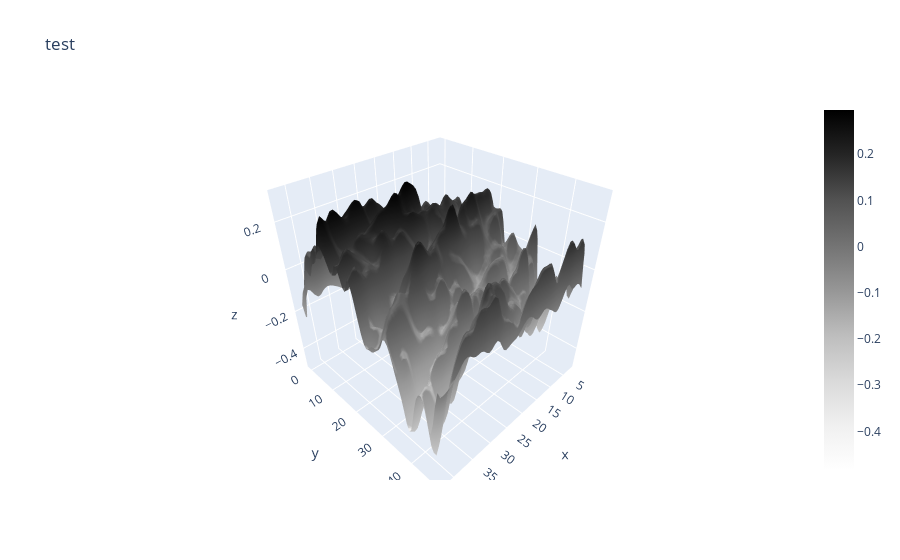

Notebook source saved alongside this figure:
### Code cell
# Graphing the filtered flattened surface with plotly
print('plotting the last one')
fig = go.Figure(data=go.Surface(x=xseggrid[i],y=yseggrid[i],z=sollast_FT_filtered_IFT_real, colorscale="greys"))
fig.update_layout(scene = dict(
            xaxis_title='x',
            yaxis_title='y',
            zaxis_title='z'),
            title='test')

### Figure 1 — Plotly figure (JSON) as saved in the notebook; plotly's stock layout.template omitted (floating-point values rounded to 4 significant figures; data arrays with more than 128 entries replaced by an {"elided": "..."} marker saying what was removed)
{"data": [{"colorscale": [[0, "rgb(255,255,255)"], [0.125, "rgb(240,240,240)"], [0.25, "rgb(217,217,217)"], [0.375, "rgb(189,189,189)"], [0.5, "rgb(150,150,150)"], [0.625, "rgb(115,115,115)"], [0.75, "rgb(82,82,82)"], [0.875, "rgb(37,37,37)"], [1, "rgb(0,0,0)"]], "type": "surface", "x": {"elided": "73x61 float values"}, "y": {"elided": "73x61 float values"}, "z": {"elided": "73x61 float values"}}], "layout": {"scene": {"xaxis": {"title": {"text": "x"}}, "yaxis": {"title": {"text": "y"}}, "zaxis": {"title": {"text": "z"}}}, "title": {"text": "test"}}}
